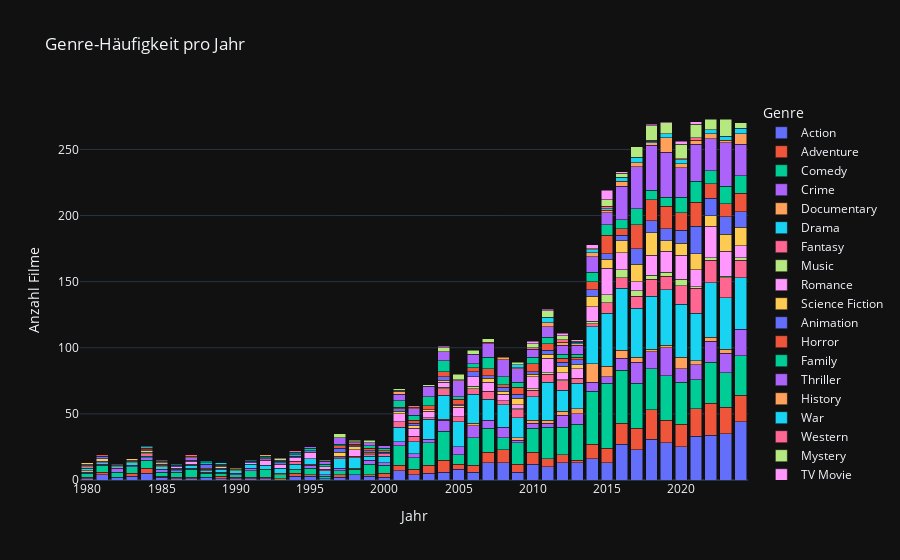

Notebook code cell kept with this figure:
### Markdown cell above
#### Jährliche Häufigkeiten gestapelt

### Code cell
yearly_counts = df.groupby(['release_date','genre_name']).size().reset_index(name='count')

fig_yearly = px.bar(
    yearly_counts,
    x='release_date',
    y='count',
    color='genre_name',
    barmode='stack',
    title='Genre-Häufigkeit pro Jahr',
    labels={'release_date':'Jahr','count':'Anzahl Filme','genre_name':'Genre'}
)
fig_yearly.show()

# fig_yearly = px.line(
#     yearly_counts,
#     x='release_date',
#     y='count',
#     color='genre_name',
#     title='Genre-Häufigkeit pro Jahr',
#     labels={'release_date':'Jahr','count':'Anzahl Filme','genre_name':'Genre'}
# )
# fig_yearly.update_layout(
#     xaxis_title='Jahr',
#     yaxis_title='Anzahl Filme',
#     legend_title='Genre',
#     hovermode='closest'  # Zeigt nur den nächsten Datenpunkt
# )
#
# fig_yearly.update_traces(
#     mode='lines+markers',
#     hovertemplate='<b>Genre:</b> %{customdata}<br>' +
#                   '<b>Jahr:</b> %{x}<br>' +
#                   '<b>Anzahl:</b> %{y}<extra></extra>'
# )
#
# for trace in fig_yearly.data:
#     trace.customdata = [trace.name] * len(trace.x)
#
# fig_yearly.show()

### Figure 1 — Plotly figure (JSON) as saved in the notebook; plotly's stock layout.template omitted (floating-point values rounded to 4 significant figures)
{"data": [{"hovertemplate": "Genre=Action<br>Jahr=%{x}<br>Anzahl Filme=%{y}<extra></extra>", "legendgroup": "Action", "marker": {"color": "#636efa", "pattern": {"shape": ""}}, "name": "Action", "orientation": "v", "showlegend": true, "textposition": "auto", "x": [1980, 1981, 1982, 1983, 1984, 1985, 1986, 1987, 1988, 1989, 1990, 1991, 1992, 1994, 1995, 1996, 1997, 1998, 1999, 2000, 2001, 2002, 2003, 2004, 2005, 2006, 2007, 2008, 2009, 2010, 2011, 2012, 2013, 2014, 2015, 2016, 2017, 2018, 2019, 2020, 2021, 2022, 2023, 2024], "xaxis": "x", "y": [1, 4, 2, 3, 5, 2, 1, 1, 2, 1, 1, 1, 1, 3, 3, 1, 2, 4, 3, 2, 7, 4, 5, 6, 8, 6, 13, 13, 6, 12, 10, 13, 13, 16, 13, 27, 23, 31, 28, 25, 33, 34, 35, 44], "yaxis": "y", "type": "bar"}, {"hovertemplate": "Genre=Adventure<br>Jahr=%{x}<br>Anzahl Filme=%{y}<extra></extra>", "legendgroup": "Adventure", "marker": {"color": "#EF553B", "pattern": {"shape": ""}}, "name": "Adventure", "orientation": "v", "showlegend": true, "textposition": "auto", "x": [1980, 1981, 1983, 1984, 1985, 1986, 1987, 1989, 1990, 1991, 1992, 1993, 1994, 1995, 1997, 1999, 2000, 2001, 2002, 2003, 2004, 2005, 2006, 2007, 2008, 2009, 2010, 2011, 2012, 2013, 2014, 2015, 2016, 2017, 2018, 2019, 2020, 2021, 2022, 2023, 2024], "xaxis": "x", "y": [1, 2, 2, 4, 1, 1, 1, 2, 1, 1, 1, 1, 2, 1, 2, 1, 3, 4, 4, 6, 9, 4, 5, 8, 10, 6, 9, 6, 6, 2, 11, 11, 16, 16, 22, 17, 17, 21, 24, 20, 20], "yaxis": "y", "type": "bar"}, {"hovertemplate": "Genre=Comedy<br>Jahr=%{x}<br>Anzahl Filme=%{y}<extra></extra>", "legendgroup": "Comedy", "marker": {"color": "#00cc96", "pattern": {"shape": ""}}, "name": "Comedy", "orientation": "v", "showlegend": true, "textposition": "auto", "x": [1980, 1981, 1982, 1983, 1984, 1985, 1986, 1987, 1988, 1989, 1990, 1991, 1992, 1993, 1994, 1995, 1996, 1997, 1998, 1999, 2000, 2001, 2002, 2003, 2004, 2005, 2006, 2007, 2008, 2009, 2010, 2011, 2012, 2013, 2014, 2015, 2016, 2017, 2018, 2019, 2020, 2021, 2022, 2023, 2024], "xaxis": "x", "y": [3, 5, 4, 5, 6, 3, 4, 6, 3, 2, 2, 5, 6, 3, 3, 5, 2, 3, 4, 8, 6, 15, 9, 17, 22, 7, 21, 18, 9, 16, 18, 24, 21, 27, 40, 49, 40, 34, 31, 34, 32, 22, 31, 26, 30], "yaxis": "y", "type": "bar"}, {"hovertemplate": "Genre=Crime<br>Jahr=%{x}<br>Anzahl Filme=%{y}<extra></extra>", "legendgroup": "Crime", "marker": {"color": "#ab63fa", "pattern": {"shape": ""}}, "name": "Crime", "orientation": "v", "showlegend": true, "textposition": "auto", "x": [1980, 1981, 1982, 1983, 1984, 1985, 1986, 1987, 1988, 1989, 1990, 1991, 1995, 1996, 1997, 1999, 2000, 2001, 2002, 2003, 2004, 2005, 2006, 2007, 2008, 2009, 2010, 2011, 2012, 2013, 2014, 2015, 2016, 2017, 2018, 2019, 2020, 2021, 2022, 2023, 2024], "xaxis": "x", "y": [1, 1, 3, 1, 2, 2, 1, 1, 1, 1, 1, 2, 2, 1, 2, 3, 2, 3, 3, 3, 8, 6, 9, 6, 8, 2, 4, 3, 9, 8, 7, 5, 9, 16, 13, 21, 10, 11, 16, 15, 20], "yaxis": "y", "type": "bar"}, {"hovertemplate": "Genre=Documentary<br>Jahr=%{x}<br>Anzahl Filme=%{y}<extra></extra>", "legendgroup": "Documentary", "marker": {"color": "#FFA15A", "pattern": {"shape": ""}}, "name": "Documentary", "orientation": "v", "showlegend": true, "textposition": "auto", "x": [1980, 1993, 1995, 1998, 2004, 2006, 2009, 2010, 2011, 2012, 2013, 2014, 2015, 2016, 2017, 2018, 2019, 2020, 2021, 2022, 2023], "xaxis": "x", "y": [1, 1, 1, 1, 1, 2, 2, 2, 2, 3, 4, 14, 8, 6, 4, 2, 2, 9, 3, 3, 3], "yaxis": "y", "type": "bar"}, {"hovertemplate": "Genre=Drama<br>Jahr=%{x}<br>Anzahl Filme=%{y}<extra></extra>", "legendgroup": "Drama", "marker": {"color": "#19d3f3", "pattern": {"shape": ""}}, "name": "Drama", "orientation": "v", "showlegend": true, "textposition": "auto", "x": [1980, 1981, 1982, 1983, 1984, 1985, 1986, 1987, 1988, 1989, 1990, 1991, 1992, 1993, 1994, 1995, 1996, 1997, 1998, 1999, 2000, 2001, 2002, 2003, 2004, 2005, 2006, 2007, 2008, 2009, 2010, 2011, 2012, 2013, 2014, 2015, 2016, 2017, 2018, 2019, 2020, 2021, 2022, 2023, 2024], "xaxis": "x", "y": [2, 1, 1, 2, 1, 2, 1, 2, 1, 2, 2, 3, 3, 4, 4, 4, 3, 7, 8, 3, 5, 11, 9, 15, 18, 19, 22, 16, 17, 15, 18, 29, 16, 19, 28, 40, 47, 37, 40, 42, 40, 36, 41, 39, 39], "yaxis": "y", "type": "bar"}, {"hovertemplate": "Genre=Fantasy<br>Jahr=%{x}<br>Anzahl Filme=%{y}<extra></extra>", "legendgroup": "Fantasy", "marker": {"color": "#FF6692", "pattern": {"shape": ""}}, "name": "Fantasy", "orientation": "v", "showlegend": true, "textposition": "auto", "x": [1980, 1984, 1986, 1987, 1988, 1989, 1994, 1996, 1997, 1998, 1999, 2000, 2001, 2002, 2003, 2004, 2005, 2006, 2007, 2008, 2009, 2010, 2011, 2012, 2013, 2014, 2015, 2016, 2017, 2018, 2019, 2020, 2021, 2022, 2023, 2024], "xaxis": "x", "y": [1, 2, 1, 1, 1, 1, 2, 1, 1, 1, 1, 2, 4, 4, 1, 5, 4, 4, 6, 3, 6, 5, 6, 7, 4, 2, 8, 8, 9, 13, 10, 14, 19, 17, 15, 13], "yaxis": "y", "type": "bar"}, {"hovertemplate": "Genre=Music<br>Jahr=%{x}<br>Anzahl Filme=%{y}<extra></extra>", "legendgroup": "Music", "marker": {"color": "#B6E880", "pattern": {"shape": ""}}, "name": "Music", "orientation": "v", "showlegend": true, "textposition": "auto", "x": [1980, 1983, 1984, 1990, 2004, 2006, 2009, 2010, 2011, 2012, 2014, 2015, 2016, 2017, 2018, 2019, 2020, 2021, 2022, 2023, 2024], "xaxis": "x", "y": [1, 1, 1, 1, 1, 2, 1, 1, 1, 1, 2, 6, 6, 4, 3, 3, 5, 1, 2, 1, 2], "yaxis": "y", "type": "bar"}, {"hovertemplate": "Genre=Romance<br>Jahr=%{x}<br>Anzahl Filme=%{y}<extra></extra>", "legendgroup": "Romance", "marker": {"color": "#FF97FF", "pattern": {"shape": ""}}, "name": "Romance", "orientation": "v", "showlegend": true, "textposition": "auto", "x": [1980, 1981, 1983, 1986, 1987, 1991, 1992, 1993, 1994, 1995, 1996, 1997, 1998, 1999, 2001, 2002, 2003, 2004, 2005, 2006, 2007, 2008, 2009, 2010, 2011, 2012, 2013, 2014, 2015, 2016, 2017, 2018, 2019, 2020, 2021, 2022, 2023, 2024], "xaxis": "x", "y": [1, 1, 1, 1, 2, 1, 4, 3, 3, 5, 2, 1, 5, 1, 6, 6, 5, 4, 7, 7, 7, 5, 3, 9, 11, 5, 7, 11, 20, 13, 7, 15, 16, 18, 13, 24, 19, 9], "yaxis": "y", "type": "bar"}, {"hovertemplate": "Genre=Science Fiction<br>Jahr=%{x}<br>Anzahl Filme=%{y}<extra></extra>", "legendgroup": "Science Fiction", "marker": {"color": "#FECB52", "pattern": {"shape": ""}}, "name": "Science Fiction", "orientation": "v", "showlegend": true, "textposition": "auto", "x": [1980, 1981, 1982, 1983, 1984, 1985, 1988, 1989, 1990, 1997, 1998, 1999, 2001, 2002, 2003, 2004, 2005, 2007, 2008, 2009, 2010, 2011, 2012, 2013, 2014, 2015, 2016, 2017, 2018, 2019, 2020, 2021, 2022, 2023, 2024], "xaxis": "x", "y": [1, 2, 1, 1, 1, 1, 1, 1, 1, 3, 2, 1, 2, 2, 1, 1, 1, 3, 2, 5, 2, 3, 5, 3, 8, 7, 9, 13, 17, 8, 9, 12, 8, 13, 14], "yaxis": "y", "type": "bar"}, {"hovertemplate": "Genre=Animation<br>Jahr=%{x}<br>Anzahl Filme=%{y}<extra></extra>", "legendgroup": "Animation", "marker": {"color": "#636efa", "pattern": {"shape": ""}}, "name": "Animation", "orientation": "v", "showlegend": true, "textposition": "auto", "x": [1981, 1982, 1984, 1986, 1988, 1989, 1991, 1992, 1993, 1994, 1995, 1997, 1998, 1999, 2000, 2001, 2002, 2004, 2005, 2006, 2007, 2008, 2009, 2010, 2011, 2012, 2013, 2014, 2015, 2016, 2017, 2018, 2019, 2020, 2021, 2022, 2023, 2024], "xaxis": "x", "y": [2, 1, 1, 1, 3, 1, 1, 1, 1, 1, 1, 3, 1, 1, 1, 2, 2, 3, 1, 4, 2, 3, 3, 2, 3, 3, 4, 5, 4, 4, 12, 9, 9, 10, 21, 13, 13, 12], "yaxis": "y", "type": "bar"}, {"hovertemplate": "Genre=Horror<br>Jahr=%{x}<br>Anzahl Filme=%{y}<extra></extra>", "legendgroup": "Horror", "marker": {"color": "#EF553B", "pattern": {"shape": ""}}, "name": "Horror", "orientation": "v", "showlegend": true, "textposition": "auto", "x": [1981, 1984, 1992, 1997, 1998, 1999, 2000, 2001, 2002, 2003, 2004, 2005, 2006, 2007, 2008, 2009, 2010, 2011, 2012, 2013, 2014, 2015, 2016, 2017, 2018, 2019, 2020, 2021, 2022, 2023, 2024], "xaxis": "x", "y": [1, 1, 1, 2, 1, 2, 1, 1, 2, 3, 4, 4, 3, 5, 2, 5, 6, 5, 3, 2, 6, 14, 5, 18, 16, 17, 13, 18, 11, 10, 14], "yaxis": "y", "type": "bar"}, {"hovertemplate": "Genre=Family<br>Jahr=%{x}<br>Anzahl Filme=%{y}<extra></extra>", "legendgroup": "Family", "marker": {"color": "#00cc96", "pattern": {"shape": ""}}, "name": "Family", "orientation": "v", "showlegend": true, "textposition": "auto", "x": [1984, 1986, 1987, 1988, 1989, 1991, 1992, 1993, 1994, 1995, 1996, 1997, 1999, 2000, 2001, 2002, 2003, 2004, 2005, 2006, 2007, 2008, 2009, 2010, 2011, 2012, 2013, 2014, 2015, 2016, 2017, 2018, 2019, 2020, 2021, 2022, 2023, 2024], "xaxis": "x", "y": [1, 1, 1, 1, 1, 1, 1, 1, 1, 2, 2, 1, 2, 2, 5, 4, 7, 8, 2, 3, 9, 6, 4, 5, 5, 3, 2, 7, 8, 7, 12, 7, 7, 12, 16, 10, 13, 13], "yaxis": "y", "type": "bar"}, {"hovertemplate": "Genre=Thriller<br>Jahr=%{x}<br>Anzahl Filme=%{y}<extra></extra>", "legendgroup": "Thriller", "marker": {"color": "#ab63fa", "pattern": {"shape": ""}}, "name": "Thriller", "orientation": "v", "showlegend": true, "textposition": "auto", "x": [1984, 1985, 1987, 1994, 1995, 1996, 1997, 1998, 1999, 2000, 2001, 2002, 2003, 2004, 2005, 2006, 2007, 2008, 2009, 2010, 2011, 2012, 2013, 2014, 2015, 2016, 2017, 2018, 2019, 2020, 2021, 2022, 2023, 2024], "xaxis": "x", "y": [1, 1, 2, 1, 1, 2, 5, 1, 2, 2, 5, 5, 8, 7, 12, 7, 10, 13, 10, 6, 8, 7, 7, 12, 9, 25, 32, 34, 34, 22, 28, 24, 33, 24], "yaxis": "y", "type": "bar"}, {"hovertemplate": "Genre=History<br>Jahr=%{x}<br>Anzahl Filme=%{y}<extra></extra>", "legendgroup": "History", "marker": {"color": "#FFA15A", "pattern": {"shape": ""}}, "name": "History", "orientation": "v", "showlegend": true, "textposition": "auto", "x": [1985, 1987, 1992, 1993, 1998, 2001, 2002, 2005, 2008, 2009, 2011, 2012, 2013, 2014, 2015, 2016, 2017, 2018, 2019, 2020, 2021, 2022, 2023, 2024], "xaxis": "x", "y": [1, 1, 1, 1, 1, 2, 1, 1, 2, 1, 3, 2, 1, 3, 2, 4, 3, 2, 11, 3, 3, 4, 2, 8], "yaxis": "y", "type": "bar"}, {"hovertemplate": "Genre=War<br>Jahr=%{x}<br>Anzahl Filme=%{y}<extra></extra>", "legendgroup": "War", "marker": {"color": "#19d3f3", "pattern": {"shape": ""}}, "name": "War", "orientation": "v", "showlegend": true, "textposition": "auto", "x": [1985, 1988, 1989, 1994, 2001, 2009, 2011, 2013, 2014, 2015, 2016, 2017, 2018, 2019, 2020, 2022, 2023, 2024], "xaxis": "x", "y": [1, 1, 1, 1, 1, 2, 4, 1, 2, 1, 3, 4, 1, 3, 3, 3, 3, 4], "yaxis": "y", "type": "bar"}, {"hovertemplate": "Genre=Western<br>Jahr=%{x}<br>Anzahl Filme=%{y}<extra></extra>", "legendgroup": "Western", "marker": {"color": "#FF6692", "pattern": {"shape": ""}}, "name": "Western", "orientation": "v", "showlegend": true, "textposition": "auto", "x": [1985, 1987, 1994, 2002, 2007, 2010, 2012, 2015, 2018, 2020, 2021], "xaxis": "x", "y": [1, 1, 1, 1, 1, 1, 2, 2, 1, 1, 2], "yaxis": "y", "type": "bar"}, {"hovertemplate": "Genre=Mystery<br>Jahr=%{x}<br>Anzahl Filme=%{y}<extra></extra>", "legendgroup": "Mystery", "marker": {"color": "#B6E880", "pattern": {"shape": ""}}, "name": "Mystery", "orientation": "v", "showlegend": true, "textposition": "auto", "x": [1993, 1996, 1997, 1998, 1999, 2001, 2003, 2004, 2005, 2006, 2007, 2009, 2010, 2011, 2012, 2013, 2014, 2015, 2016, 2017, 2018, 2019, 2020, 2021, 2022, 2023, 2024], "xaxis": "x", "y": [1, 1, 3, 1, 2, 1, 1, 3, 4, 3, 3, 2, 3, 5, 3, 1, 1, 5, 3, 8, 11, 8, 11, 10, 8, 13, 4], "yaxis": "y", "type": "bar"}, {"hovertemplate": "Genre=TV Movie<br>Jahr=%{x}<br>Anzahl Filme=%{y}<extra></extra>", "legendgroup": "TV Movie", "marker": {"color": "#FF97FF", "pattern": {"shape": ""}}, "name": "TV Movie", "orientation": "v", "showlegend": true, "textposition": "auto", "x": [1993, 2004, 2010, 2011, 2012, 2013, 2014, 2015, 2016, 2018, 2019, 2020, 2021], "xaxis": "x", "y": [1, 1, 2, 1, 2, 1, 3, 7, 1, 1, 1, 2, 2], "yaxis": "y", "type": "bar"}], "layout": {"xaxis": {"anchor": "y", "domain": [0.0, 1.0], "title": {"text": "Jahr"}}, "yaxis": {"anchor": "x", "domain": [0.0, 1.0], "title": {"text": "Anzahl Filme"}}, "legend": {"title": {"text": "Genre"}, "tracegroupgap": 0}, "title": {"text": "Genre-Häufigkeit pro Jahr"}, "barmode": "stack"}}
